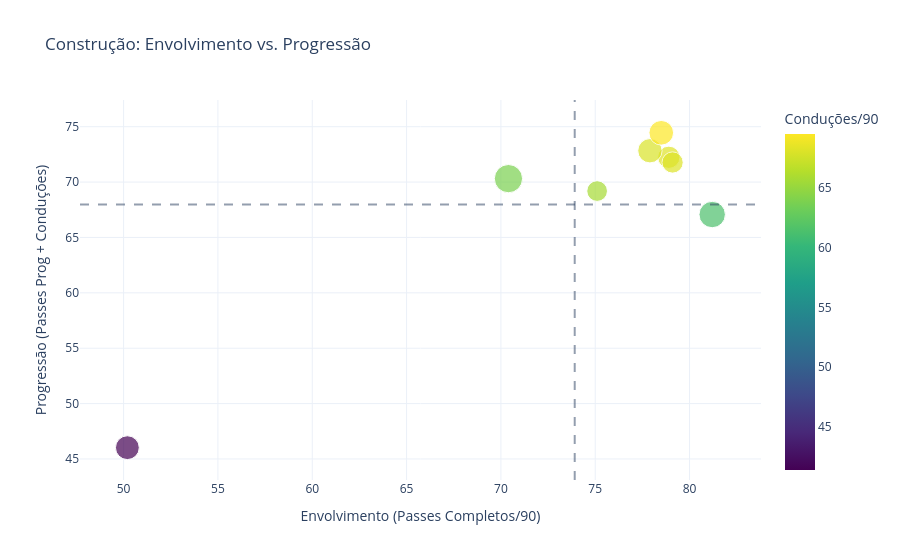

This figure's notebook cell:
### Code cell
def plot_offensive_buildup(df):
    # Bubble size = progressive passes; color = carries volume
    fig = px.scatter(df, x="Involvement", y="Progression",
                     size="ProgPass/90", color="Carries/90",
                     hover_name="Player",
                     title="Construção: Envolvimento vs. Progressão",
                     labels={"Involvement": "Envolvimento (Passes Completos/90)",
                             "Progression": "Progressão (Passes Prog + Conduções)",
                             "Carries/90": "Conduções/90"},
                     color_continuous_scale=px.colors.sequential.Viridis,
                     template="plotly_white")

    fig.add_hline(y=df["Progression"].mean(), line_dash="dash", opacity=0.5)
    fig.add_vline(x=df["Involvement"].mean(), line_dash="dash", opacity=0.5)
    fig.show()

plot_offensive_buildup(df_offensive)

### Figure 1 — Plotly figure (JSON) as saved in the notebook; plotly's stock layout.template omitted (floating-point values rounded to 4 significant figures)
{"data": [{"hovertemplate": "<b>%{hovertext}</b><br><br>Envolvimento (Passes Completos/90)=%{x}<br>Progressão (Passes Prog + Conduções)=%{y}<br>ProgPass/90=%{marker.size}<br>Conduções/90=%{marker.color}<extra></extra>", "hovertext": ["Nathan Aké", "João Cancelo", "Rúben Dias", "Aymeric Laporte", "Benjamin Mendy", "John Stones", "Kyle Walker", "Oleksandr Zinchenko"], "legendgroup": "", "marker": {"color": [68.2, 63.8, 68.1, 68.0, 41.4, 65.7, 69.5, 61.4], "coloraxis": "coloraxis", "size": [4.04, 6.51, 3.67, 4.83, 4.62, 3.49, 4.95, 5.67], "sizemode": "area", "sizeref": 0.01627, "symbol": "circle"}, "mode": "markers", "name": "", "orientation": "v", "showlegend": false, "type": "scatter", "x": [78.9, 70.4, 79.1, 77.9, 50.2, 75.1, 78.5, 81.2], "xaxis": "x", "y": [72.24, 70.31, 71.77, 72.83, 46.02, 69.19, 74.45, 67.07], "yaxis": "y"}], "layout": {"coloraxis": {"colorbar": {"title": {"text": "Conduções/90"}}, "colorscale": [[0, "#440154"], [0.1111, "#482878"], [0.2222, "#3e4989"], [0.3333, "#31688e"], [0.4444, "#26828e"], [0.5556, "#1f9e89"], [0.6667, "#35b779"], [0.7778, "#6ece58"], [0.8889, "#b5de2b"], [1, "#fde725"]]}, "legend": {"itemsizing": "constant", "tracegroupgap": 0}, "shapes": [{"line": {"dash": "dash"}, "opacity": 0.5, "type": "line", "x0": 0, "x1": 1, "xref": "x domain", "y0": 67.98, "y1": 67.98, "yref": "y"}, {"line": {"dash": "dash"}, "opacity": 0.5, "type": "line", "x0": 73.91, "x1": 73.91, "xref": "x", "y0": 0, "y1": 1, "yref": "y domain"}], "title": {"text": "Construção: Envolvimento vs. Progressão"}, "xaxis": {"anchor": "y", "domain": [0, 1], "title": {"text": "Envolvimento (Passes Completos/90)"}}, "yaxis": {"anchor": "x", "domain": [0, 1], "title": {"text": "Progressão (Passes Prog + Conduções)"}}}}
